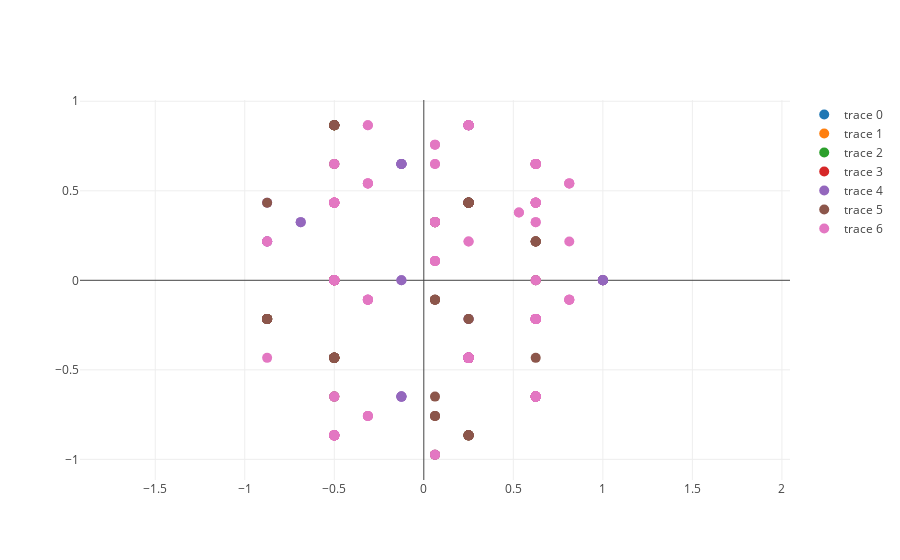
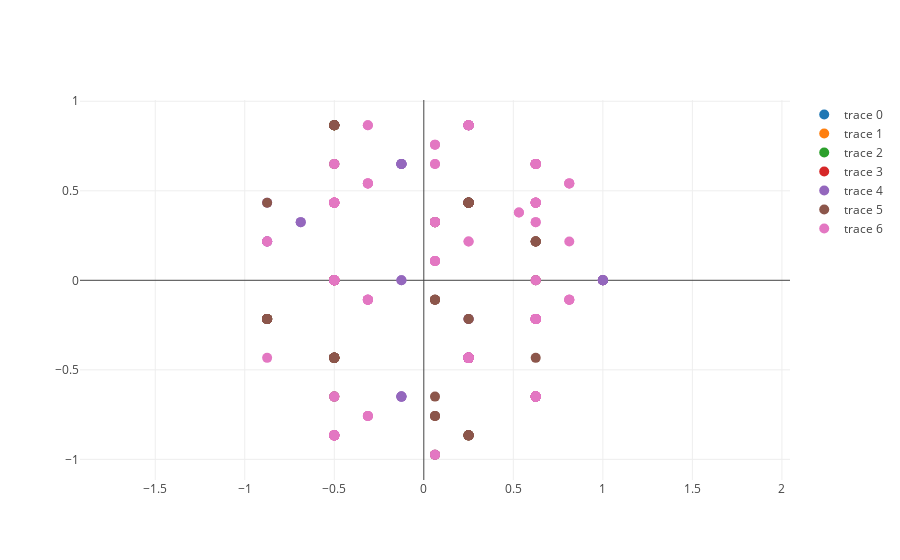
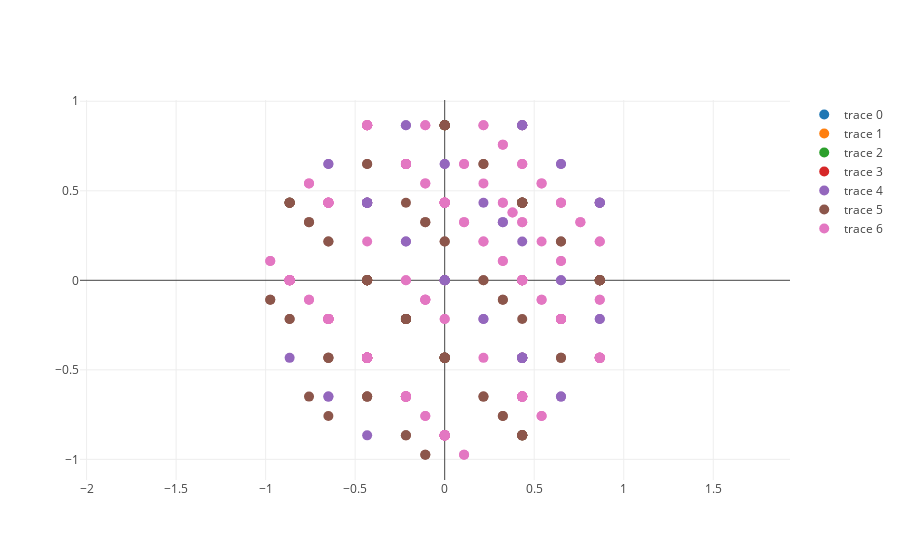
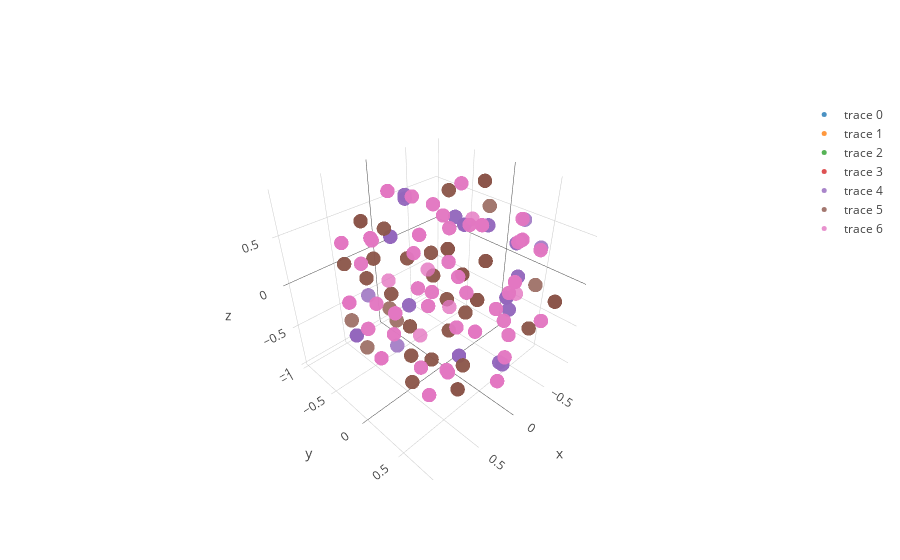

These figures' notebook cell, in order:
### Code cell
N1 = 3
N2 = 3
N3 = 3
viewN = 11

x = np.cos(2*np.pi/N1)*R + np.sin(2*np.pi/N1)*I
y = np.cos(2*np.pi/N2)*R + np.sin(2*np.pi/N2)*J
z = np.cos(2*np.pi/N3) + np.sin(2*np.pi/N3)*K

def pow(q, n):
    return reduce(
        lambda acc, x: acc*x,
        [q]*(n-1),
        q,
    )

def truncate(q, digits=6):
    return octonion.o(*[round(component, digits) for component in q.components])

additions = [
    list(map(truncate, sample.iterated_products([x, y], num)))
    for num in range(1, 8)
]
xss = additions

plot_generations(xss, proj('ri'))
plot_generations(xss, proj('rj'))
plot_generations(xss, proj('ij'))
plot_generations(xss, proj('rij'))
plot_generations(xss, proj('rk'))
plot_generations(xss, proj('ijk'))
